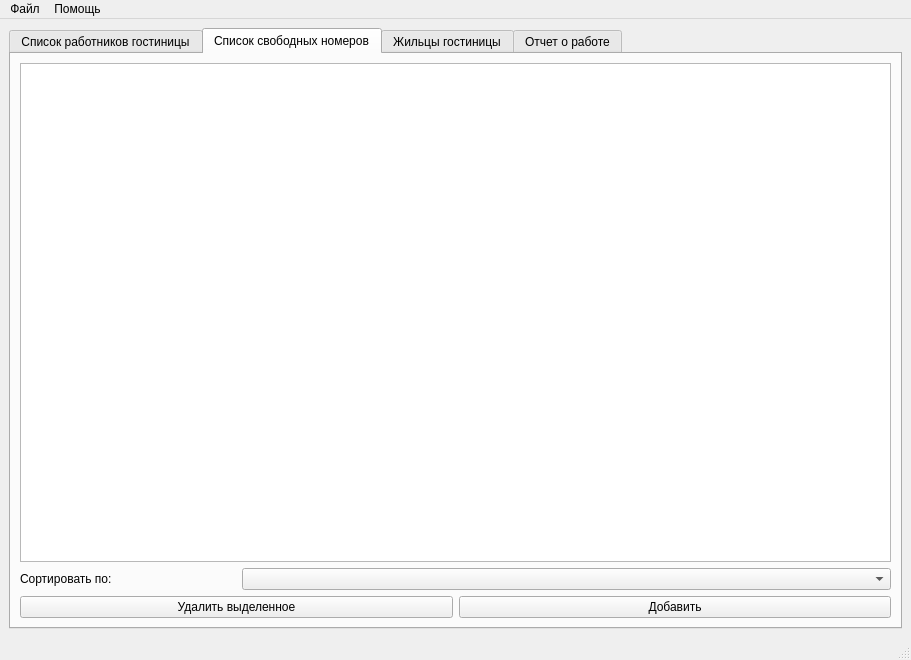
<?xml version="1.0" encoding="UTF-8"?>
<ui version="4.0">
 <class>MainWindow</class>
 <widget class="QMainWindow" name="MainWindow">
  <property name="geometry">
   <rect>
    <x>0</x>
    <y>0</y>
    <width>911</width>
    <height>660</height>
   </rect>
  </property>
  <property name="windowTitle">
   <string>MainWindow</string>
  </property>
  <widget class="QWidget" name="centralwidget">
   <layout class="QVBoxLayout" name="verticalLayout_6">
    <item>
     <widget class="QTabWidget" name="tabWidget">
      <property name="currentIndex">
       <number>1</number>
      </property>
      <widget class="QWidget" name="tab">
       <attribute name="title">
        <string>Cписок работников гостиницы</string>
       </attribute>
       <layout class="QVBoxLayout" name="verticalLayout_2">
        <item>
         <layout class="QVBoxLayout" name="verticalLayout">
          <item>
           <widget class="QTableView" name="tableView_workersTab"/>
          </item>
          <item>
           <layout class="QHBoxLayout" name="horizontalLayout_2">
            <item>
             <widget class="QLabel" name="labelSortBy_workersTab">
              <property name="sizePolicy">
               <sizepolicy hsizetype="Expanding" vsizetype="Preferred">
                <horstretch>1</horstretch>
                <verstretch>0</verstretch>
               </sizepolicy>
              </property>
              <property name="text">
               <string>Сортировать по:</string>
              </property>
             </widget>
            </item>
            <item>
             <widget class="QComboBox" name="comboBox_workersTab">
              <property name="sizePolicy">
               <sizepolicy hsizetype="Expanding" vsizetype="Fixed">
                <horstretch>3</horstretch>
                <verstretch>0</verstretch>
               </sizepolicy>
              </property>
             </widget>
            </item>
           </layout>
          </item>
          <item>
           <layout class="QHBoxLayout" name="horizontalLayout_3">
            <item>
             <widget class="QPushButton" name="pushButton_delete_workersTab">
              <property name="text">
               <string>Удалить выделенное</string>
              </property>
             </widget>
            </item>
            <item>
             <widget class="QPushButton" name="pushButton_add_workersTab">
              <property name="text">
               <string>Добавить</string>
              </property>
             </widget>
            </item>
           </layout>
          </item>
         </layout>
        </item>
       </layout>
      </widget>
      <widget class="QWidget" name="tab_2">
       <attribute name="title">
        <string>Список свободных номеров</string>
       </attribute>
       <layout class="QHBoxLayout" name="horizontalLayout_6">
        <item>
         <layout class="QVBoxLayout" name="verticalLayout_3">
          <item>
           <widget class="QTableView" name="tableView_roomsTab"/>
          </item>
          <item>
           <layout class="QHBoxLayout" name="horizontalLayout_4">
            <item>
             <widget class="QLabel" name="labelSortBy_workersTab_2">
              <property name="sizePolicy">
               <sizepolicy hsizetype="Expanding" vsizetype="Preferred">
                <horstretch>1</horstretch>
                <verstretch>0</verstretch>
               </sizepolicy>
              </property>
              <property name="text">
               <string>Сортировать по:</string>
              </property>
             </widget>
            </item>
            <item>
             <widget class="QComboBox" name="comboBox_roomsTab">
              <property name="sizePolicy">
               <sizepolicy hsizetype="Expanding" vsizetype="Fixed">
                <horstretch>3</horstretch>
                <verstretch>0</verstretch>
               </sizepolicy>
              </property>
             </widget>
            </item>
           </layout>
          </item>
          <item>
           <layout class="QHBoxLayout" name="horizontalLayout_5">
            <item>
             <widget class="QPushButton" name="pushButton_delete_roomsTab">
              <property name="text">
               <string>Удалить выделенное</string>
              </property>
             </widget>
            </item>
            <item>
             <widget class="QPushButton" name="pushButton_add_roomsTab">
              <property name="text">
               <string>Добавить</string>
              </property>
             </widget>
            </item>
           </layout>
          </item>
         </layout>
        </item>
       </layout>
      </widget>
      <widget class="QWidget" name="tab_4">
       <attribute name="title">
        <string>Жильцы гостиницы</string>
       </attribute>
       <layout class="QVBoxLayout" name="verticalLayout_5">
        <item>
         <layout class="QVBoxLayout" name="verticalLayout_4">
          <item>
           <widget class="QTableView" name="tableView_rentersTab"/>
          </item>
          <item>
           <layout class="QHBoxLayout" name="horizontalLayout_7">
            <item>
             <widget class="QLabel" name="labelSortBy_rentersTab">
              <property name="sizePolicy">
               <sizepolicy hsizetype="Expanding" vsizetype="Preferred">
                <horstretch>1</horstretch>
                <verstretch>0</verstretch>
               </sizepolicy>
              </property>
              <property name="text">
               <string>Сортировать по:</string>
              </property>
             </widget>
            </item>
            <item>
             <widget class="QComboBox" name="comboBox_rentersTab">
              <property name="sizePolicy">
               <sizepolicy hsizetype="Expanding" vsizetype="Fixed">
                <horstretch>3</horstretch>
                <verstretch>0</verstretch>
               </sizepolicy>
              </property>
             </widget>
            </item>
           </layout>
          </item>
          <item>
           <layout class="QHBoxLayout" name="horizontalLayout_8">
            <item>
             <widget class="QPushButton" name="pushButton_delete_rentersTab">
              <property name="text">
               <string>Удалить выделенное</string>
              </property>
             </widget>
            </item>
            <item>
             <widget class="QPushButton" name="pushButton_add_rentersTab">
              <property name="text">
               <string>Добавить</string>
              </property>
             </widget>
            </item>
           </layout>
          </item>
         </layout>
        </item>
       </layout>
      </widget>
      <widget class="QWidget" name="tab_5">
       <attribute name="title">
        <string>Отчет о работе</string>
       </attribute>
       <layout class="QVBoxLayout" name="verticalLayout_8">
        <item>
         <layout class="QVBoxLayout" name="verticalLayout_7">
          <item>
           <widget class="QTableView" name="tableView_reportTab">
            <property name="sizePolicy">
             <sizepolicy hsizetype="Expanding" vsizetype="Expanding">
              <horstretch>0</horstretch>
              <verstretch>14</verstretch>
             </sizepolicy>
            </property>
           </widget>
          </item>
          <item>
           <widget class="QTableView" name="tableView_reportTab_2">
            <property name="sizePolicy">
             <sizepolicy hsizetype="Expanding" vsizetype="Expanding">
              <horstretch>0</horstretch>
              <verstretch>3</verstretch>
             </sizepolicy>
            </property>
           </widget>
          </item>
         </layout>
        </item>
       </layout>
      </widget>
     </widget>
    </item>
   </layout>
  </widget>
  <widget class="QStatusBar" name="statusbar"/>
  <widget class="QMenuBar" name="menubar">
   <property name="geometry">
    <rect>
     <x>0</x>
     <y>0</y>
     <width>911</width>
     <height>26</height>
    </rect>
   </property>
   <widget class="QMenu" name="menu">
    <property name="title">
     <string>Файл</string>
    </property>
    <addaction name="quitAction"/>
   </widget>
   <widget class="QMenu" name="menu_3">
    <property name="title">
     <string>Помощь</string>
    </property>
    <addaction name="aboutProgramAction"/>
    <addaction name="howToUseAction"/>
   </widget>
   <addaction name="menu"/>
   <addaction name="menu_3"/>
  </widget>
  <action name="quitAction">
   <property name="text">
    <string>Выход</string>
   </property>
  </action>
  <action name="aboutProgramAction">
   <property name="text">
    <string>О программе</string>
   </property>
  </action>
  <action name="howToUseAction">
   <property name="text">
    <string>Как работает эта программа</string>
   </property>
  </action>
 </widget>
 <resources/>
 <connections/>
</ui>
